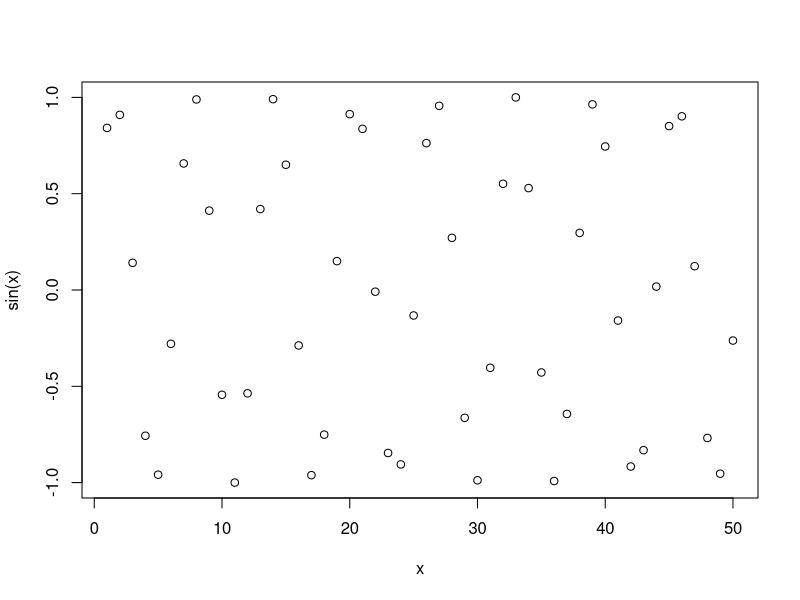
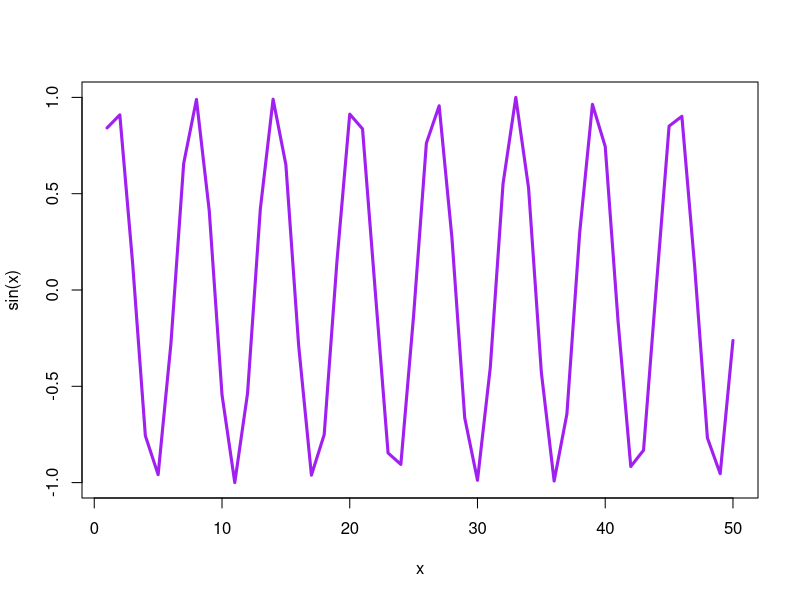

R code for these plots, in order:
#' ---
#' title: "20240411 BIMM143 Lab 4"
#' author: "Kalisa Kang (PID: A16741690)"
#' ---


# Text file
x <- 1:50
plot(x, sin(x))
plot(x,sin(x), type = "l", col="purple", lwd=3)


